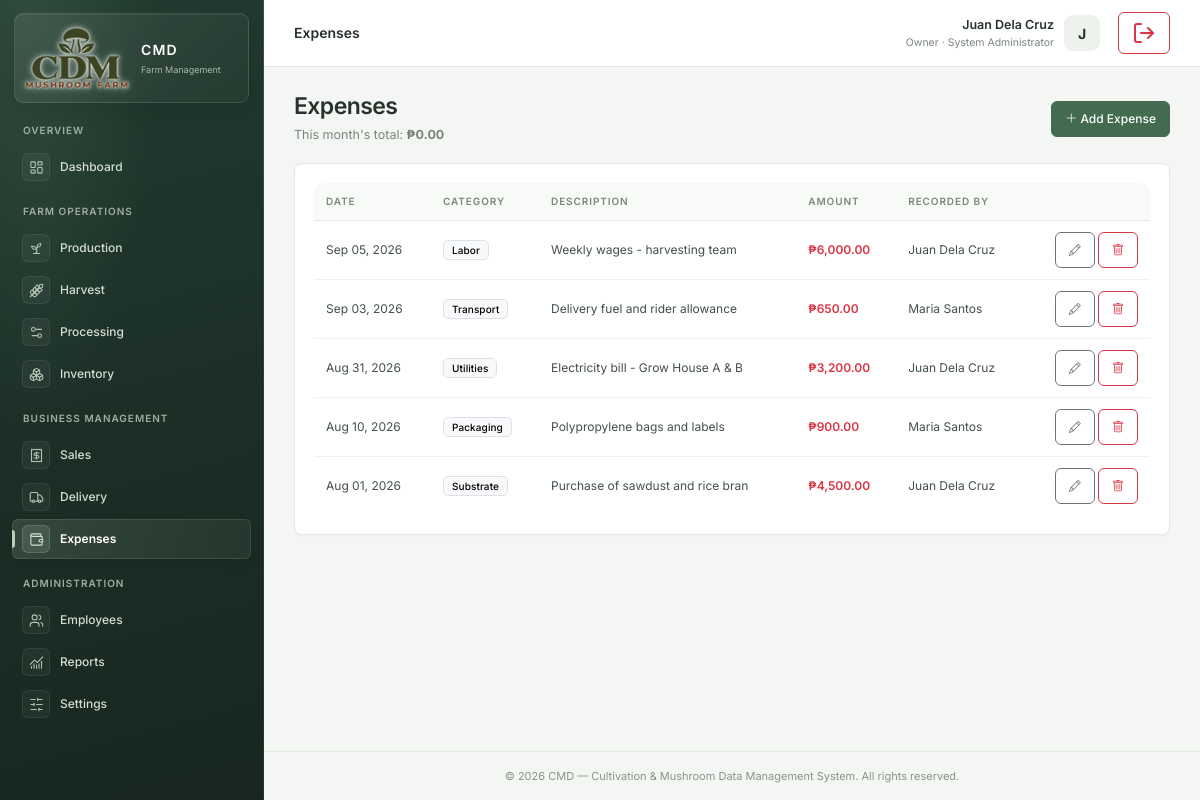
The app's page /expense (signed in) with its own data.
### tables this page shows
CREATE TABLE expenses (
    expense_id      INT AUTO_INCREMENT PRIMARY KEY,
    category        ENUM('Substrate','Utilities','Labor','Equipment','Transport','Packaging','Rent','Other') NOT NULL DEFAULT 'Other',
    description     VARCHAR(255) NOT NULL,
    amount          DECIMAL(10,2) NOT NULL DEFAULT 0,
    expense_date    DATE NOT NULL,
    recorded_by     INT,
    created_at      TIMESTAMP DEFAULT CURRENT_TIMESTAMP,
    FOREIGN KEY (recorded_by) REFERENCES employees(employee_id) ON DELETE SET NULL
);

### app/core/Controller.php (called while the page is built, shortened)
<?php
class Controller
{
    protected function model(string $model)
    {
        return new $model();
    }
    protected function view(string $view, array $data = [])
    {
        extract($data);
        $viewFile = APP_PATH . '/views/' . $view . '.php';
        require APP_PATH . '/views/layouts/header.php';
        require APP_PATH . '/views/layouts/sidebar.php';
        require $viewFile;
        require APP_PATH . '/views/layouts/footer.php';
    }
}

### app/controllers/ExpenseController.php (called while the page is built, shortened)
<?php
class ExpenseController extends Controller
{
    public function index()
    {
        $data = [
            'pageTitle' => 'Expenses',
            'expenses'  => $this->model('Expense')->allWithEmployee(),
            'employees' => $this->model('Employee')->activeEmployees(),
            'total'     => $this->model('Expense')->totalThisMonth(),
        ];
        $this->view('expenses/index', $data);
    }
}

### app/core/App.php (called while the page is built, shortened)
<?php
class App
{
    protected string $action     = 'index';
    public function __construct()
    {
        $url = $this->parseUrl();
        if (!empty($url[0])) {
            $controllerName = ucfirst(strtolower($url[0])) . 'Controller';
            $controllerFile = APP_PATH . '/controllers/' . $controllerName . '.php';
            if (file_exists($controllerFile)) {
                unset($url[0]);
            }
        }
        $this->controller = new $this->controller();
        $this->params = $url ? array_values($url) : [];
        call_user_func_array([$this->controller, $this->action], $this->params);
    }
    private function parseUrl(): array
    {
        if (isset($_GET['url'])) {
            $url = rtrim($_GET['url'], '/');
            $url = filter_var($url, FILTER_SANITIZE_URL);
            return explode('/', $url);
        }
        return [];
    }
}

### public/index.php (called while the page is built, shortened)
<?php
require_once CONFIG_PATH . '/database.php';
require_once APP_PATH . '/helpers.php';
require_once APP_PATH . '/core/Model.php';
require_once APP_PATH . '/core/Controller.php';
require_once APP_PATH . '/core/App.php';
new App();

### app/helpers.php (called while the page is built, shortened)
<?php
function e($value): string
{
    return htmlspecialchars((string)($value ?? ''), ENT_QUOTES, 'UTF-8');
}
function peso($amount): string
{
    return '₱' . number_format((float)$amount, 2);
}
function niceDate($date, string $format = 'M d, Y'): string
{
    $ts = is_numeric($date) ? $date : strtotime($date);
    return date($format, $ts);
}

### app/core/Model.php (called while the page is built, shortened)
<?php
class Model
{
    protected PDO $db;
    public function __construct()
    {
        $this->db = Database::getConnection();
    }
    protected function query(string $sql, array $params = []): array
    {
        $stmt = $this->db->prepare($sql);
        $stmt->execute($params);
        return $stmt->fetchAll();
    }
}

### config/database.php (called while the page is built)
<?php
class Database
{
    private static ?PDO $instance = null;
    private static string $host    = 'localhost';
    private static string $dbname  = 'mushroom_db';
    private static string $user    = 'root';
    private static string $pass    = '';
    private static string $charset = 'utf8mb4';
    public static function getConnection(): PDO
    {
        if (self::$instance === null) {
            $dsn = 'mysql:host=' . self::$host . ';dbname=' . self::$dbname . ';charset=' . self::$charset;
            $options = [
                PDO::ATTR_ERRMODE            => PDO::ERRMODE_EXCEPTION,
                PDO::ATTR_DEFAULT_FETCH_MODE => PDO::FETCH_ASSOC,
                PDO::ATTR_EMULATE_PREPARES   => false,
            ];
            try {
                self::$instance = new PDO($dsn, self::$user, self::$pass, $options);
            } catch (PDOException $e) {
                die('Database connection failed: ' . $e->getMessage());
            }
        }
        return self::$instance;
    }
}

### app/models/Expense.php (called while the page is built, shortened)
<?php
class Expense extends Model
{
    public function allWithEmployee(): array
    {
        return $this->query(
            "SELECT ex.*, CONCAT(e.first_name,' ',e.last_name) AS recorder_name
             FROM expenses ex LEFT JOIN employees e ON e.employee_id = ex.recorded_by
             ORDER BY ex.expense_date DESC, ex.expense_id DESC"
        );
    }
}

### app/views/expenses/index.php (the view, shortened to what this page needs)
<div class="page-header">
    <div>
        <h3>Expenses</h3>
        <p>This month's total: <strong><?= peso($total) ?></strong></p>
    </div>
    <button class="btn btn-success" data-bs-toggle="modal" data-bs-target="#addModal"><i class="bi bi-plus-lg"></i> Add Expense</button>
</div>
<div class="card-panel">
    <div class="table-responsive">
        <table class="table table-hover align-middle">
            <thead><tr><th>Date</th><th>Category</th><th>Description</th><th>Amount</th><th>Recorded By</th><th></th></tr></thead>
            <tbody>
            <?php foreach ($expenses as $ex): ?>
                <tr>
                    <td><?= niceDate($ex['expense_date']) ?></td>
                    <td><span class="badge text-bg-light border"><?= e($ex['category']) ?></span></td>
                    <td><?= e($ex['description']) ?></td>
                    <td class="fw-semibold text-danger"><?= peso($ex['amount']) ?></td>
                    <td><?= e($ex['recorder_name'] ?? '—') ?></td>
                    <td class="text-end">
                        <button class="btn btn-sm btn-outline-secondary" data-bs-toggle="modal" data-bs-target="#editModal<?= $ex['expense_id'] ?>"><i class="bi bi-pencil"></i></button>
                        <form action="<?= BASE_URL ?>/expense/delete/<?= $ex['expense_id'] ?>" method="POST" class="d-inline confirm-delete">
                            <button class="btn btn-sm btn-outline-danger"><i class="bi bi-trash"></i></button>
                        </form>
                    </td>
                </tr>
            <?php endforeach; ?>
            </tbody>
        </table>
    </div>
</div>

### public/css/style.css (style rules this page uses)
:root { --cmd-primary: #426b50; --cmd-primary-dark: #1c3028; --cmd-primary-soft: #edf2ed; --cmd-accent: #bd8658; --cmd-bg: #f4f6f3; --cmd-surface: #fff; --cmd-sidebar-bg: #1c3028; --cmd-sidebar-text: #d4ddd6; --cmd-border: #e4e9e4; --cmd-muted: #7b857e; --cmd-text: #26332c; --cmd-card-radius: 8px; --cmd-shadow: 0 1px 3px rgba(28, 48, 40, .035); }
* { box-sizing: border-box; }
body { min-width: 320px; font-family: 'Inter', -apple-system, BlinkMacSystemFont, 'Segoe UI', Roboto, sans-serif; background: var(--cmd-bg); color: var(--cmd-text); font-size: 13px; -webkit-font-smoothing: antialiased; }
.page-header { display: flex; align-items: center; justify-content: space-between; margin-bottom: 19px; flex-wrap: wrap; gap: 14px; }
.page-header h3 { margin: 0; font-size: 23px; font-weight: 600; letter-spacing: -.025em; color: var(--cmd-text); }
.page-header p { margin: 5px 0 0; color: var(--cmd-muted); font-size: 12.5px; }
.card-panel, .stat-card { background: var(--cmd-surface); border: 1px solid var(--cmd-border); border-radius: var(--cmd-card-radius); box-shadow: var(--cmd-shadow); }
.card-panel { padding: 19px; }
.table-responsive { border-radius: 10px; }
.table { --bs-table-bg: transparent; --bs-table-hover-bg: #f7faf7; margin-bottom: 0; }
.table thead th { padding: 11px 12px; font-size: 10px; font-weight: 600; text-transform: uppercase; letter-spacing: .09em; color: #7a887d; background: #f8faf8; border-bottom: 1px solid var(--cmd-border); white-space: nowrap; }
.table td { padding: 11px 12px; vertical-align: middle; font-size: 12px; color: #435147; border-color: #edf0ed; }
.table tbody tr:last-child td { border-bottom: 0; }
.table .fw-semibold { color: #2d3e32; }
.table .btn { --bs-btn-padding-y: .3rem; --bs-btn-padding-x: .48rem; --bs-btn-font-size: .75rem; }
.badge { font-weight: 500; font-size: 10px; padding: 4px 8px; border-radius: 5px; letter-spacing: .01em; }
.btn { border-radius: 6px; font-size: 12px; font-weight: 500; padding: 8px 13px; transition: transform .15s ease, box-shadow .15s ease, background-color .15s ease; }
.btn-success { background: var(--cmd-primary); border-color: var(--cmd-primary); }

### records on screen
expenses: expense_date "Sep 05, 2026", category "Labor", description "Weekly wages - harvesting team", amount "₱6,000.00", recorder_name "Juan Dela Cruz"
expenses: expense_date "Sep 03, 2026", category "Transport", description "Delivery fuel and rider allowance", amount "₱650.00", recorder_name "Maria Santos"
expenses: expense_date "Aug 31, 2026", category "Utilities", description "Electricity bill - Grow House A & B", amount "₱3,200.00", recorder_name "Juan Dela Cruz"
expenses: expense_date "Aug 10, 2026", category "Packaging", description "Polypropylene bags and labels", amount "₱900.00", recorder_name "Maria Santos"
expenses: expense_date "Aug 01, 2026", category "Substrate", description "Purchase of sawdust and rice bran", amount "₱4,500.00", recorder_name "Juan Dela Cruz"

### other values on screen
$pageTitle "Expenses"
$_SESSION['employee_name'] "Juan Dela Cruz"
$_SESSION['position'] "System Administrator"
substr($_SESSION['employee_name'] ?? 'U', 0, 1) "J"
peso($total) "₱0.00"
